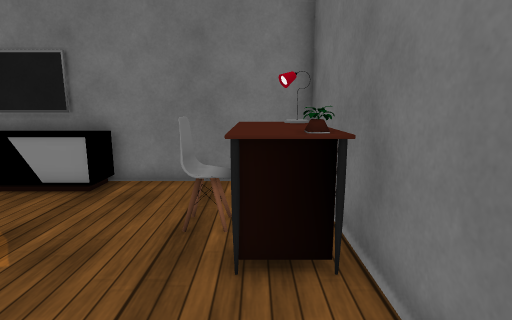
View 1 (above)

16 first-person views from a walk through a Unity game level. The camera is 1.2 m above the floor, tilts 10° down and sees 80° across. The floor is counted in squares, 0.5 m on a side. Each view is taken from the middle of a square. On the plan, view 1 faces up. The plan holds only what a view shows up to about 19 squares ahead; the rest is blank. The place goes on beyond the plan. The player character is not drawn. Some animated figures are left out. Some surface patterns are stand-ins.

View 2
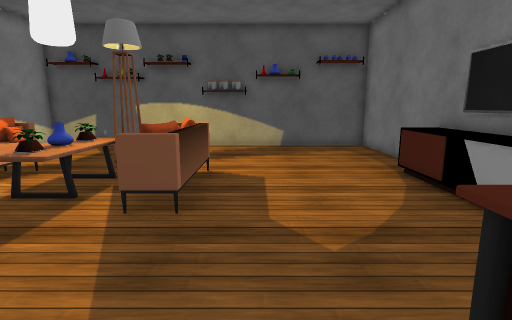

View 3
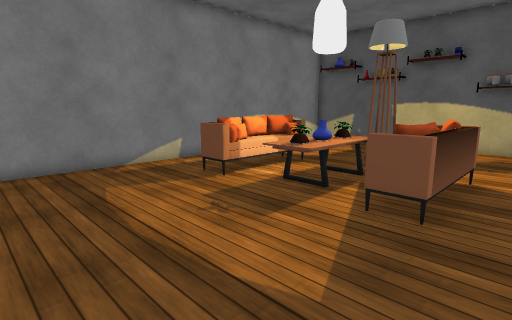

View 4
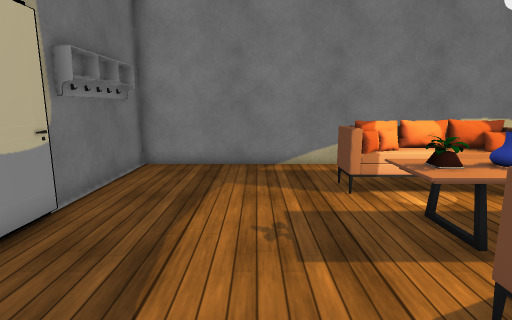

View 5
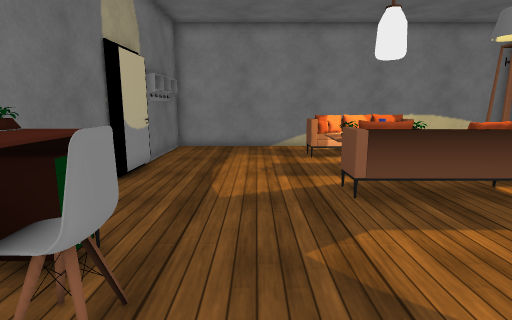

View 6
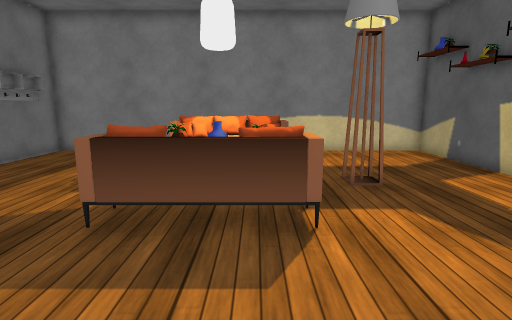

View 7
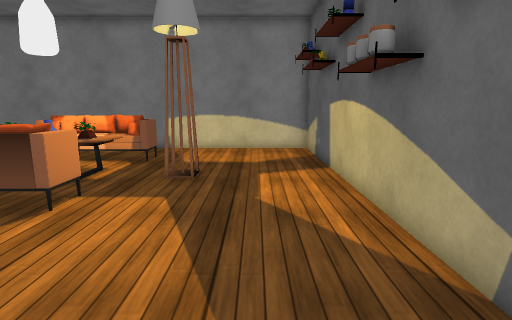

View 8
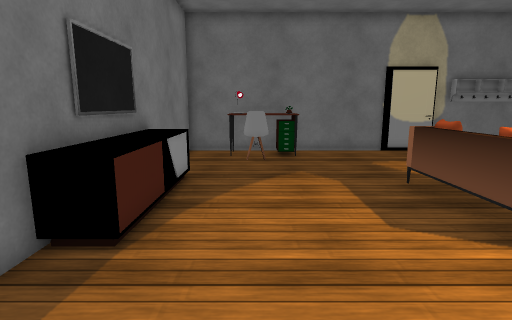

View 9
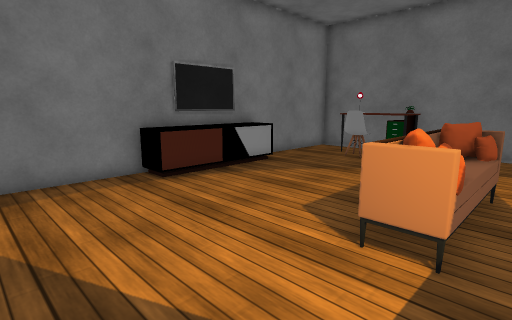

View 10
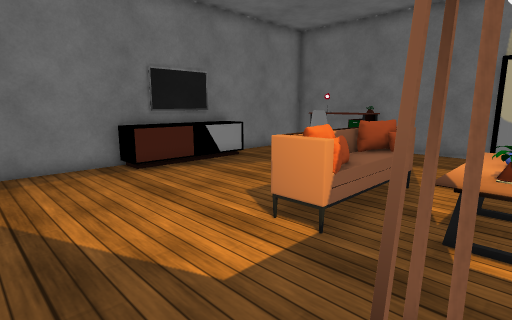

View 11
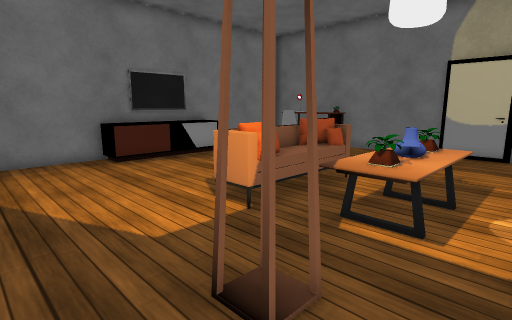

View 12
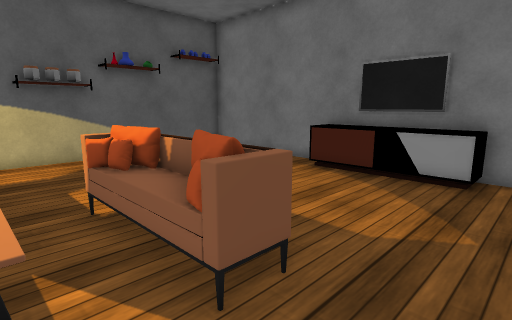

View 13
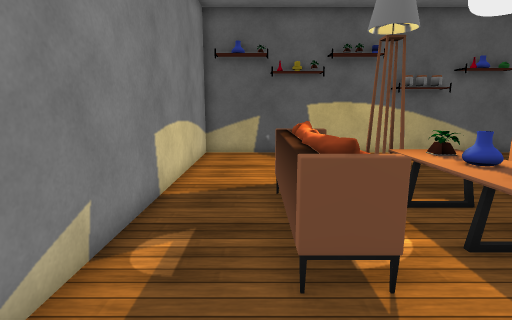

View 14
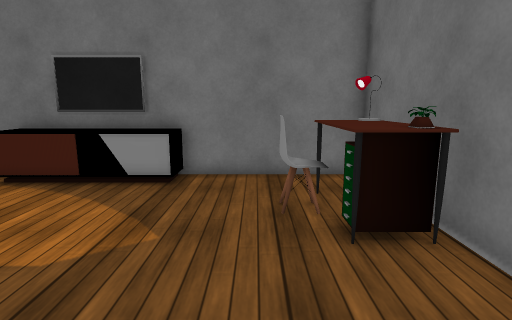

View 15
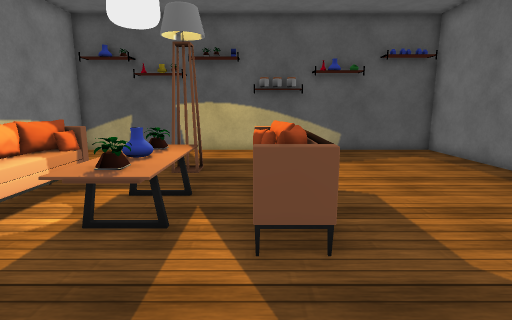

View 16
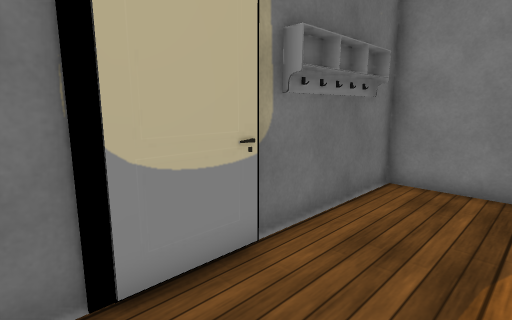

### Floor plan
Points are (right, up) in squares from view 1. A wall is a line through its corners. A room is listed if a view was taken in it or the views show most of it. See-through windows are left out.
Room 1 (views 1, 2, 3, 4, 5, 6, 7, 8, 9, 10, 11, 12, 13, 14, 15, 16)
walls: (1.3, -1.5) (1.4, -1); (1.4, -1.6) (1.3, -1.1); (1.4, -1.7) (1.2, -1); (1.8, -1) (1.8, 9.7) (-4.6, 9.7); (1.3, -3.5) (1.3, -1); (-10.4, 9.7) (-17.9, 9.7) (-17.9, -9.6) (1.8, -9.6) (1.8, -7.4); (1.8, -4.5) (1.8, -3.2); (1.1, 6.9) (0.6, 6.7)
objects: other object (-17, 0); other object (-17, 1); other object (-17, 2); sofa (-10, -6) to (-6, -5); table (-10, -4) to (-6, -2); sofa (-10, 0) to (-6, 1); console (-10, 8) to (-5, 10); chair (-1, 5) to (-1, 6); desk (0, 4) to (1, 7); other object (1, -8) to (2, -5)

Positions as (right, up) in squares from view 1, and headings:
1: (0, 0), facing up
2: (1, 3), facing left
3: (1, 3), facing down-left
4: (-3, 3), facing down
5: (-3, 9), facing down
6: (-9, 7), facing down
7: (-15, 8), facing down
8: (-15, 6), facing right
9: (-15, -1), facing up-right
10: (-15, -3), facing up-right
11: (-15, -5), facing up-right
12: (-3, -2), facing up-left
13: (-2, -7), facing left
14: (-2, -1), facing up
15: (-1, 0), facing left
16: (-2, 0), facing down-right
